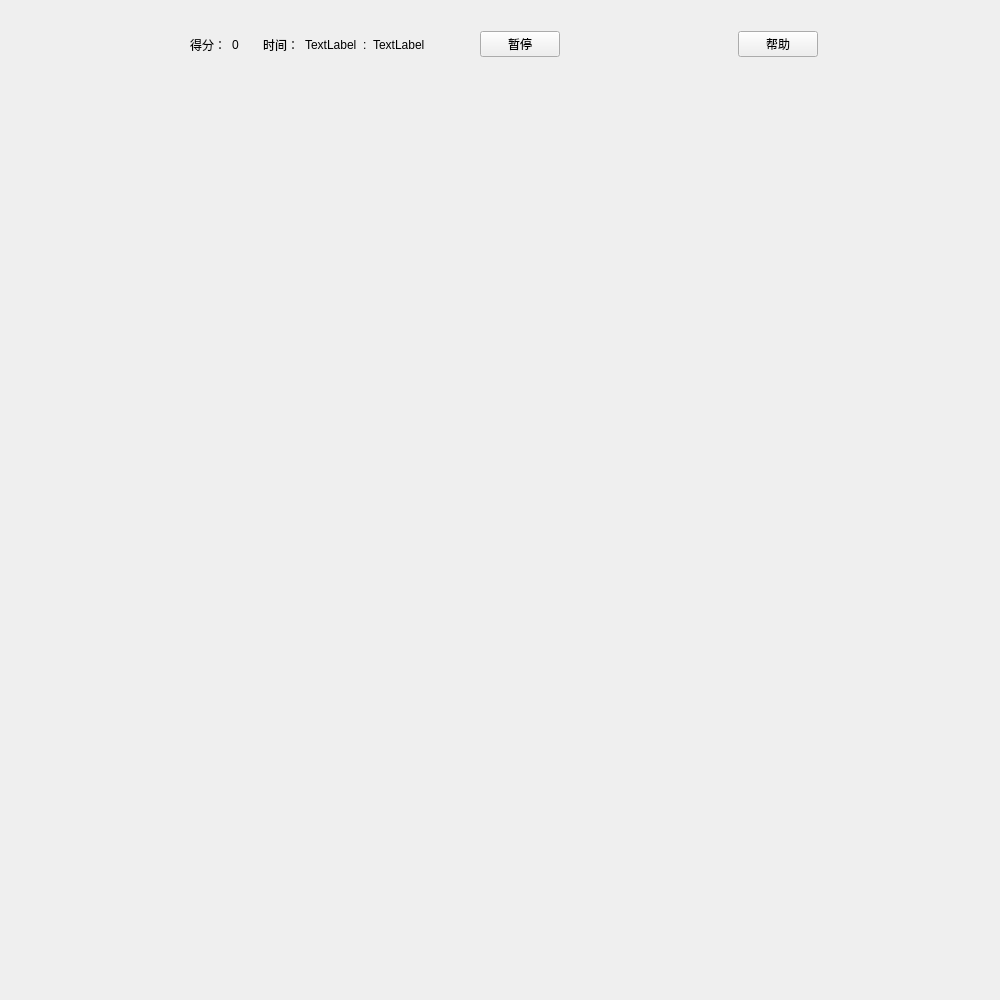
<?xml version="1.0" encoding="UTF-8"?>
<ui version="4.0">
 <class>signal_game_window</class>
 <widget class="QWidget" name="signal_game_window">
  <property name="geometry">
   <rect>
    <x>0</x>
    <y>0</y>
    <width>1000</width>
    <height>1000</height>
   </rect>
  </property>
  <property name="windowTitle">
   <string>Form</string>
  </property>
  <widget class="QWidget" name="widget_2" native="true">
   <property name="geometry">
    <rect>
     <x>9</x>
     <y>9</y>
     <width>981</width>
     <height>71</height>
    </rect>
   </property>
   <layout class="QHBoxLayout" name="horizontalLayout_4">
    <item>
     <spacer name="horizontalSpacer">
      <property name="orientation">
       <enum>Qt::Horizontal</enum>
      </property>
      <property name="sizeHint" stdset="0">
       <size>
        <width>40</width>
        <height>20</height>
       </size>
      </property>
     </spacer>
    </item>
    <item>
     <widget class="QWidget" name="widget_3" native="true">
      <layout class="QHBoxLayout" name="horizontalLayout_3">
       <item>
        <widget class="QLabel" name="score">
         <property name="text">
          <string>得分：</string>
         </property>
        </widget>
       </item>
       <item>
        <widget class="QLabel" name="scores">
         <property name="text">
          <string>0</string>
         </property>
        </widget>
       </item>
      </layout>
     </widget>
    </item>
    <item>
     <widget class="QWidget" name="widget" native="true">
      <layout class="QHBoxLayout" name="horizontalLayout">
       <item>
        <widget class="QLabel" name="time">
         <property name="text">
          <string>时间：</string>
         </property>
        </widget>
       </item>
       <item>
        <widget class="QLabel" name="minute">
         <property name="text">
          <string>TextLabel</string>
         </property>
        </widget>
       </item>
       <item>
        <widget class="QLabel" name="label">
         <property name="text">
          <string>:</string>
         </property>
        </widget>
       </item>
       <item>
        <widget class="QLabel" name="second">
         <property name="text">
          <string>TextLabel</string>
         </property>
        </widget>
       </item>
       <item>
        <spacer name="horizontalSpacer_3">
         <property name="orientation">
          <enum>Qt::Horizontal</enum>
         </property>
         <property name="sizeHint" stdset="0">
          <size>
           <width>40</width>
           <height>20</height>
          </size>
         </property>
        </spacer>
       </item>
      </layout>
     </widget>
    </item>
    <item>
     <widget class="QPushButton" name="pause">
      <property name="text">
       <string>暂停</string>
      </property>
     </widget>
    </item>
    <item>
     <spacer name="horizontalSpacer_5">
      <property name="orientation">
       <enum>Qt::Horizontal</enum>
      </property>
      <property name="sizeHint" stdset="0">
       <size>
        <width>40</width>
        <height>20</height>
       </size>
      </property>
     </spacer>
    </item>
    <item>
     <widget class="QPushButton" name="help">
      <property name="text">
       <string>帮助</string>
      </property>
     </widget>
    </item>
    <item>
     <spacer name="horizontalSpacer_2">
      <property name="orientation">
       <enum>Qt::Horizontal</enum>
      </property>
      <property name="sizeHint" stdset="0">
       <size>
        <width>40</width>
        <height>20</height>
       </size>
      </property>
     </spacer>
    </item>
   </layout>
  </widget>
 </widget>
 <resources/>
 <connections/>
</ui>
